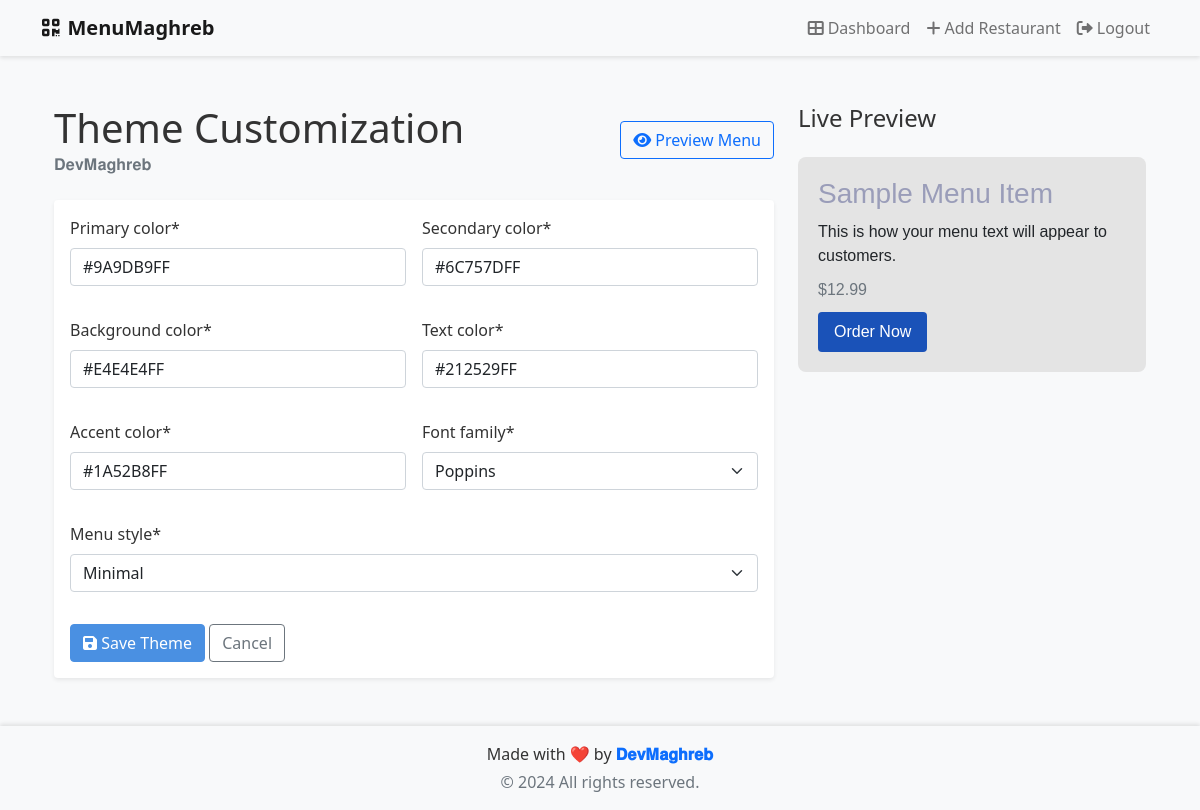
/restaurant/4/theme/ (signed in), run on an earlier commit of the app's database.
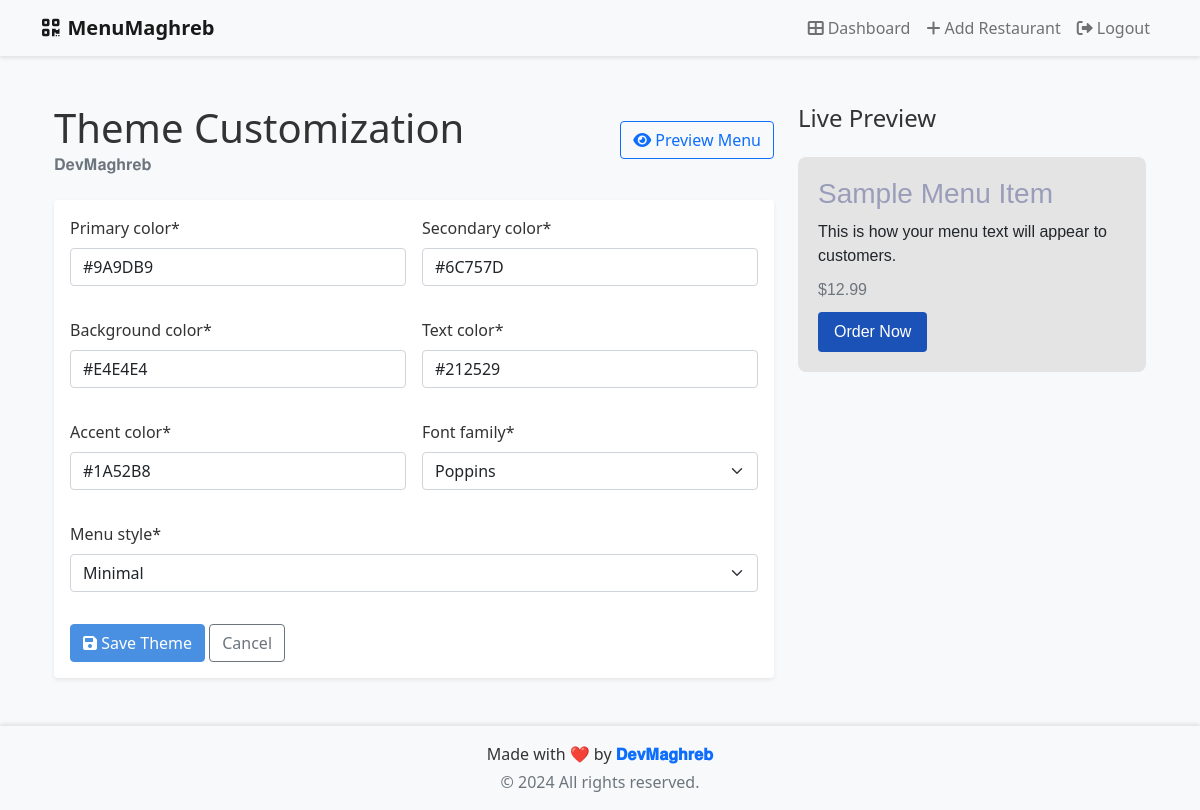
And on a later commit of the database.
### restaurants/models.py (models this page shows, shortened)
class Restaurant(models.Model):
    owner = models.ForeignKey(User, on_delete=models.CASCADE)
    name = models.CharField(max_length=100)
    description = models.TextField(blank=True)
    address = models.TextField()
    phone = models.CharField(max_length=20)
    email = models.EmailField(blank=True, null=True)
    logo = CloudinaryField('logo', folder='restaurant_logos', blank=True, null=True)
    cover_image = CloudinaryField('cover_image', folder='restaurant_covers', blank=True, null=True)
    qr_code = CloudinaryField('qr_code', folder='restaurant_qr_codes', blank=True, null=True)
    created_at = models.DateTimeField(auto_now_add=True)
    updated_at = models.DateTimeField(auto_now=True)
    primary_color = models.CharField(max_length=7, default='#007bff')
    secondary_color = models.CharField(max_length=7, default='#6c757d')
    background_color = models.CharField(max_length=7, default='#ffffff')
    text_color = models.CharField(max_length=7, default='#212529')
    accent_color = models.CharField(max_length=7, default='#17a2b8')
    font_family = models.CharField(
        max_length=50,
        choices=[
            ('Roboto', 'Roboto'),
            ('Open Sans', 'Open Sans'),
            ('Lato', 'Lato'),
            ('Poppins', 'Poppins'),
            ('Montserrat', 'Montserrat'),
        ],
        default='Roboto'
    )
    menu_style = models.CharField(
        max_length=20,
        choices=[
            ('modern', 'Modern Grid'),
            ('classic', 'Classic List'),
            ('elegant', 'Elegant Cards'),
            ('minimal', 'Minimal'),
        ],
        default='modern'
    )

### restaurants/views.py (the view)
# urls.py: path('restaurant/<int:restaurant_id>/theme/', login_required(views.theme_customize), name='theme_customize'),
@login_required
def theme_customize(request, restaurant_id):
    restaurant = get_object_or_404(Restaurant, id=restaurant_id, owner=request.user)
    if request.method == 'POST':
        form = RestaurantThemeForm(request.POST, instance=restaurant)
        if form.is_valid():
            form.save()
            messages.success(request, 'Theme settings updated successfully!')
            return redirect('restaurant_menu_edit', restaurant_id=restaurant.id)
    else:
        form = RestaurantThemeForm(instance=restaurant)
    context = {
        'restaurant': restaurant,
        'form': form,
    }
    return render(request, 'restaurants/theme_customize.html', context)

### restaurants/forms.py
class RestaurantThemeForm(forms.ModelForm):
    class Meta:
        model = Restaurant
        fields = [
            'primary_color',
            'secondary_color',
            'background_color',
            'text_color',
            'accent_color',
            'font_family',
            'menu_style'
        ]
        widgets = {
            'primary_color': ColorWidget,
            'secondary_color': ColorWidget,
            'background_color': ColorWidget,
            'text_color': ColorWidget,
            'accent_color': ColorWidget,
            'font_family': forms.Select(choices=FONT_CHOICES),
            'menu_style': forms.Select(choices=MENU_STYLE_CHOICES),
        }

### restaurants/templates/restaurants/theme_customize.html (shortened to what this page needs)
{% extends 'base.html' %}
{% load static %}
{% load crispy_forms_tags %}
{% block content %}
<div class="container py-4">
    <div class="row">
        <div class="col-md-8">
            <div class="d-flex justify-content-between align-items-center mb-4">
                <div>
                    <h1 class="mb-0">Theme Customization</h1>
                    <p class="text-muted mb-0">{{ restaurant.name }}</p>
                </div>
                <div>
                    <a href="{% url 'menu_view' restaurant.id %}" class="btn btn-outline-primary" target="_blank">
                        <i class="fas fa-eye"></i> Preview Menu
                    </a>
                </div>
            </div>
            <div class="card shadow-sm">
                <div class="card-body">
                    <form method="post" class="row g-3">
                        <div class="col-md-6">
                            {{ form.primary_color|as_crispy_field }}
                        </div>
                        <div class="col-md-6">
                            {{ form.secondary_color|as_crispy_field }}
                        </div>
                        <div class="col-md-6">
                            {{ form.background_color|as_crispy_field }}
                        </div>
                        <div class="col-md-6">
                            {{ form.text_color|as_crispy_field }}
                        </div>
                        <div class="col-md-6">
                            {{ form.accent_color|as_crispy_field }}
                        </div>
                        <div class="col-md-6">
                            {{ form.font_family|as_crispy_field }}
                        </div>
                        <div class="col-12">
                            {{ form.menu_style|as_crispy_field }}
                        </div>
                        <div class="col-12">
                            <button type="submit" class="btn btn-primary">
                                <i class="fas fa-save"></i> Save Theme
                            </button>
                            <a href="{% url 'restaurant_menu_edit' restaurant.id %}" class="btn btn-outline-secondary">
                                Cancel
                            </a>
                        </div>
                    </form>
                </div>
            </div>
        </div>
        <div class="col-md-4">
            <div class="sticky-top" style="top: 2rem;">
                <h4 class="mb-4">Live Preview</h4>
                <div class="theme-preview" id="themePreview" style="
                    background-color: {{ restaurant.background_color }};
                    color: {{ restaurant.text_color }};
                    font-family: {{ restaurant.font_family }}, sans-serif;
                ">
                    <h3 style="color: {{ restaurant.primary_color }};">Sample Menu Item</h3>
                    <p class="sample-text">This is how your menu text will appear to customers.</p>
                    <p class="sample-text" style="color: {{ restaurant.secondary_color }};">
                        $12.99
                    </p>
                    <a href="#" class="sample-button" style="
                        background-color: {{ restaurant.accent_color }};
                        color: white;
                    ">Order Now</a>
                </div>
            </div>
        </div>
    </div>
</div>
{% endblock %}

What changed in the data, as far as the page shows it:
changed Restaurant "𝐃𝐞𝐯𝐌𝐚𝐠𝐡𝐫𝐞𝐛": primary_color "#9A9DB9FF" → "#9A9DB9"; secondary_color "#6C757DFF" → "#6C757D"; background_color "#E4E4E4FF" → "#E4E4E4"; text_color "#212529FF" → "#212529"; accent_color "#1A52B8FF" → "#1A52B8"
